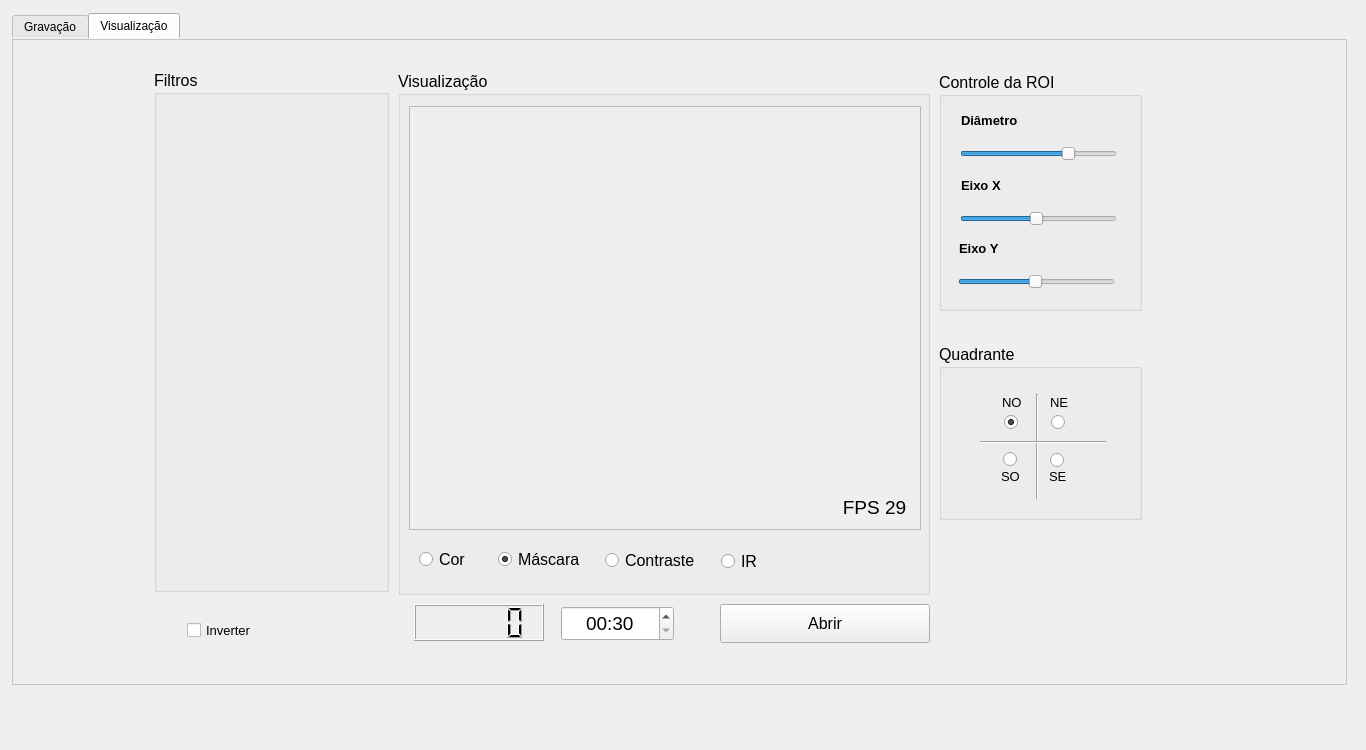
<?xml version="1.0" encoding="UTF-8"?>
<ui version="4.0">
 <class>MainWindow</class>
 <widget class="QMainWindow" name="MainWindow">
  <property name="windowModality">
   <enum>Qt::NonModal</enum>
  </property>
  <property name="geometry">
   <rect>
    <x>0</x>
    <y>0</y>
    <width>1366</width>
    <height>750</height>
   </rect>
  </property>
  <property name="maximumSize">
   <size>
    <width>16777215</width>
    <height>16777212</height>
   </size>
  </property>
  <property name="contextMenuPolicy">
   <enum>Qt::NoContextMenu</enum>
  </property>
  <property name="windowTitle">
   <string>Expt-o Morris</string>
  </property>
  <widget class="QWidget" name="centralWidget">
   <widget class="QTabWidget" name="tabViews">
    <property name="geometry">
     <rect>
      <x>12</x>
      <y>13</y>
      <width>1335</width>
      <height>672</height>
     </rect>
    </property>
    <property name="autoFillBackground">
     <bool>true</bool>
    </property>
    <property name="styleSheet">
     <string notr="true">QTabWidget::pane { /* The tab widget frame */
    border: 1px solid #C2C7CB;
}</string>
    </property>
    <property name="tabPosition">
     <enum>QTabWidget::North</enum>
    </property>
    <property name="currentIndex">
     <number>1</number>
    </property>
    <property name="movable">
     <bool>false</bool>
    </property>
    <widget class="QWidget" name="tab">
     <attribute name="title">
      <string>Gravação</string>
     </attribute>
     <widget class="QLabel" name="lblViewResultado">
      <property name="geometry">
       <rect>
        <x>293</x>
        <y>72</y>
        <width>512</width>
        <height>424</height>
       </rect>
      </property>
      <property name="minimumSize">
       <size>
        <width>0</width>
        <height>0</height>
       </size>
      </property>
      <property name="maximumSize">
       <size>
        <width>10000000</width>
        <height>10000000</height>
       </size>
      </property>
      <property name="baseSize">
       <size>
        <width>424</width>
        <height>424</height>
       </size>
      </property>
      <property name="mouseTracking">
       <bool>false</bool>
      </property>
      <property name="focusPolicy">
       <enum>Qt::TabFocus</enum>
      </property>
      <property name="contextMenuPolicy">
       <enum>Qt::CustomContextMenu</enum>
      </property>
      <property name="autoFillBackground">
       <bool>true</bool>
      </property>
      <property name="frameShape">
       <enum>QFrame::StyledPanel</enum>
      </property>
      <property name="text">
       <string/>
      </property>
      <property name="alignment">
       <set>Qt::AlignCenter</set>
      </property>
      <property name="indent">
       <number>0</number>
      </property>
     </widget>
     <widget class="QPushButton" name="btnGravar">
      <property name="geometry">
       <rect>
        <x>1050</x>
        <y>451</y>
        <width>216</width>
        <height>63</height>
       </rect>
      </property>
      <property name="minimumSize">
       <size>
        <width>3</width>
        <height>0</height>
       </size>
      </property>
      <property name="maximumSize">
       <size>
        <width>16777215</width>
        <height>16777215</height>
       </size>
      </property>
      <property name="font">
       <font>
        <pointsize>12</pointsize>
       </font>
      </property>
      <property name="text">
       <string>Gravar</string>
      </property>
     </widget>
     <widget class="QLabel" name="lblFPS">
      <property name="geometry">
       <rect>
        <x>712</x>
        <y>455</y>
        <width>89</width>
        <height>34</height>
       </rect>
      </property>
      <property name="font">
       <font>
        <pointsize>14</pointsize>
       </font>
      </property>
      <property name="text">
       <string>FPS 29</string>
      </property>
      <property name="alignment">
       <set>Qt::AlignCenter</set>
      </property>
     </widget>
     <widget class="QTimeEdit" name="cboTimerLimite">
      <property name="geometry">
       <rect>
        <x>1048</x>
        <y>325</y>
        <width>100</width>
        <height>45</height>
       </rect>
      </property>
      <property name="font">
       <font>
        <pointsize>14</pointsize>
       </font>
      </property>
      <property name="alignment">
       <set>Qt::AlignCenter</set>
      </property>
      <property name="displayFormat">
       <string>mm:ss</string>
      </property>
      <property name="time">
       <time>
        <hour>0</hour>
        <minute>0</minute>
        <second>30</second>
       </time>
      </property>
     </widget>
     <widget class="QGroupBox" name="grpFormato">
      <property name="geometry">
       <rect>
        <x>1048</x>
        <y>158</y>
        <width>215</width>
        <height>159</height>
       </rect>
      </property>
      <property name="font">
       <font>
        <pointsize>12</pointsize>
       </font>
      </property>
      <property name="title">
       <string>Formato</string>
      </property>
      <widget class="QRadioButton" name="rdb2Dinfra">
       <property name="geometry">
        <rect>
         <x>26</x>
         <y>74</y>
         <width>84</width>
         <height>27</height>
        </rect>
       </property>
       <property name="font">
        <font>
         <pointsize>12</pointsize>
        </font>
       </property>
       <property name="text">
        <string>2D (IR)</string>
       </property>
      </widget>
      <widget class="QRadioButton" name="rdb3Dcinza">
       <property name="geometry">
        <rect>
         <x>25</x>
         <y>111</y>
         <width>102</width>
         <height>27</height>
        </rect>
       </property>
       <property name="font">
        <font>
         <pointsize>12</pointsize>
        </font>
       </property>
       <property name="text">
        <string>3D (cinza)</string>
       </property>
      </widget>
      <widget class="QRadioButton" name="rdb2Dcinza">
       <property name="geometry">
        <rect>
         <x>26</x>
         <y>36</y>
         <width>105</width>
         <height>27</height>
        </rect>
       </property>
       <property name="font">
        <font>
         <pointsize>12</pointsize>
        </font>
       </property>
       <property name="text">
        <string>2D (cor)</string>
       </property>
       <property name="checked">
        <bool>true</bool>
       </property>
      </widget>
     </widget>
     <widget class="QTextEdit" name="txtId">
      <property name="geometry">
       <rect>
        <x>1058</x>
        <y>102</y>
        <width>194</width>
        <height>31</height>
       </rect>
      </property>
      <property name="font">
       <font>
        <pointsize>14</pointsize>
        <weight>50</weight>
        <bold>false</bold>
       </font>
      </property>
      <property name="frameShape">
       <enum>QFrame::NoFrame</enum>
      </property>
     </widget>
     <widget class="QLabel" name="lblFPSIR_2">
      <property name="geometry">
       <rect>
        <x>1049</x>
        <y>63</y>
        <width>107</width>
        <height>27</height>
       </rect>
      </property>
      <property name="font">
       <font>
        <pointsize>12</pointsize>
       </font>
      </property>
      <property name="text">
       <string>Identificação</string>
      </property>
     </widget>
     <widget class="QTextEdit" name="textEdit">
      <property name="enabled">
       <bool>true</bool>
      </property>
      <property name="geometry">
       <rect>
        <x>1048</x>
        <y>92</y>
        <width>215</width>
        <height>51</height>
       </rect>
      </property>
      <property name="readOnly">
       <bool>true</bool>
      </property>
     </widget>
     <widget class="QCheckBox" name="chkTrack">
      <property name="geometry">
       <rect>
        <x>1050</x>
        <y>420</y>
        <width>216</width>
        <height>19</height>
       </rect>
      </property>
      <property name="font">
       <font>
        <pointsize>12</pointsize>
       </font>
      </property>
      <property name="text">
       <string>Quantificar na gravação</string>
      </property>
     </widget>
     <widget class="QCheckBox" name="chkPararAuto">
      <property name="geometry">
       <rect>
        <x>1050</x>
        <y>388</y>
        <width>215</width>
        <height>20</height>
       </rect>
      </property>
      <property name="font">
       <font>
        <pointsize>12</pointsize>
       </font>
      </property>
      <property name="text">
       <string>Parar automaticamente</string>
      </property>
      <property name="checked">
       <bool>true</bool>
      </property>
     </widget>
     <widget class="QLCDNumber" name="lcdDisplay">
      <property name="geometry">
       <rect>
        <x>1165</x>
        <y>326</y>
        <width>94</width>
        <height>44</height>
       </rect>
      </property>
      <property name="frameShape">
       <enum>QFrame::Box</enum>
      </property>
      <property name="frameShadow">
       <enum>QFrame::Raised</enum>
      </property>
      <property name="segmentStyle">
       <enum>QLCDNumber::Filled</enum>
      </property>
     </widget>
     <widget class="QLabel" name="lblViewOriginal">
      <property name="geometry">
       <rect>
        <x>69</x>
        <y>96</y>
        <width>205</width>
        <height>170</height>
       </rect>
      </property>
      <property name="minimumSize">
       <size>
        <width>10</width>
        <height>10</height>
       </size>
      </property>
      <property name="maximumSize">
       <size>
        <width>1000000</width>
        <height>1000000</height>
       </size>
      </property>
      <property name="baseSize">
       <size>
        <width>424</width>
        <height>424</height>
       </size>
      </property>
      <property name="mouseTracking">
       <bool>false</bool>
      </property>
      <property name="focusPolicy">
       <enum>Qt::TabFocus</enum>
      </property>
      <property name="contextMenuPolicy">
       <enum>Qt::CustomContextMenu</enum>
      </property>
      <property name="autoFillBackground">
       <bool>true</bool>
      </property>
      <property name="frameShape">
       <enum>QFrame::StyledPanel</enum>
      </property>
      <property name="text">
       <string/>
      </property>
      <property name="alignment">
       <set>Qt::AlignCenter</set>
      </property>
      <property name="indent">
       <number>0</number>
      </property>
     </widget>
     <widget class="QLabel" name="lblViewContraste">
      <property name="geometry">
       <rect>
        <x>68</x>
        <y>310</y>
        <width>205</width>
        <height>170</height>
       </rect>
      </property>
      <property name="minimumSize">
       <size>
        <width>10</width>
        <height>10</height>
       </size>
      </property>
      <property name="maximumSize">
       <size>
        <width>1000000</width>
        <height>1000000</height>
       </size>
      </property>
      <property name="baseSize">
       <size>
        <width>424</width>
        <height>424</height>
       </size>
      </property>
      <property name="mouseTracking">
       <bool>false</bool>
      </property>
      <property name="focusPolicy">
       <enum>Qt::TabFocus</enum>
      </property>
      <property name="contextMenuPolicy">
       <enum>Qt::CustomContextMenu</enum>
      </property>
      <property name="autoFillBackground">
       <bool>true</bool>
      </property>
      <property name="frameShape">
       <enum>QFrame::StyledPanel</enum>
      </property>
      <property name="text">
       <string/>
      </property>
      <property name="alignment">
       <set>Qt::AlignCenter</set>
      </property>
      <property name="indent">
       <number>0</number>
      </property>
     </widget>
     <widget class="QLabel" name="lblFPSIR_3">
      <property name="geometry">
       <rect>
        <x>293</x>
        <y>42</y>
        <width>107</width>
        <height>27</height>
       </rect>
      </property>
      <property name="font">
       <font>
        <pointsize>12</pointsize>
       </font>
      </property>
      <property name="text">
       <string>Resultado final</string>
      </property>
     </widget>
     <widget class="QLabel" name="lblFPSIR_4">
      <property name="geometry">
       <rect>
        <x>70</x>
        <y>66</y>
        <width>107</width>
        <height>27</height>
       </rect>
      </property>
      <property name="font">
       <font>
        <pointsize>12</pointsize>
       </font>
      </property>
      <property name="text">
       <string>Original</string>
      </property>
     </widget>
     <widget class="QLabel" name="lblFPSIR_5">
      <property name="geometry">
       <rect>
        <x>70</x>
        <y>281</y>
        <width>107</width>
        <height>27</height>
       </rect>
      </property>
      <property name="font">
       <font>
        <pointsize>12</pointsize>
       </font>
      </property>
      <property name="text">
       <string>Contraste</string>
      </property>
     </widget>
     <widget class="QLabel" name="lblViewRastreamento">
      <property name="geometry">
       <rect>
        <x>825</x>
        <y>311</y>
        <width>205</width>
        <height>170</height>
       </rect>
      </property>
      <property name="minimumSize">
       <size>
        <width>10</width>
        <height>10</height>
       </size>
      </property>
      <property name="maximumSize">
       <size>
        <width>1000000</width>
        <height>1000000</height>
       </size>
      </property>
      <property name="baseSize">
       <size>
        <width>424</width>
        <height>424</height>
       </size>
      </property>
      <property name="mouseTracking">
       <bool>false</bool>
      </property>
      <property name="focusPolicy">
       <enum>Qt::TabFocus</enum>
      </property>
      <property name="contextMenuPolicy">
       <enum>Qt::CustomContextMenu</enum>
      </property>
      <property name="autoFillBackground">
       <bool>true</bool>
      </property>
      <property name="frameShape">
       <enum>QFrame::StyledPanel</enum>
      </property>
      <property name="text">
       <string/>
      </property>
      <property name="alignment">
       <set>Qt::AlignCenter</set>
      </property>
      <property name="indent">
       <number>0</number>
      </property>
     </widget>
     <widget class="QLabel" name="lblViewCinza">
      <property name="geometry">
       <rect>
        <x>824</x>
        <y>98</y>
        <width>205</width>
        <height>170</height>
       </rect>
      </property>
      <property name="minimumSize">
       <size>
        <width>10</width>
        <height>10</height>
       </size>
      </property>
      <property name="maximumSize">
       <size>
        <width>1000000</width>
        <height>1000000</height>
       </size>
      </property>
      <property name="baseSize">
       <size>
        <width>424</width>
        <height>424</height>
       </size>
      </property>
      <property name="mouseTracking">
       <bool>false</bool>
      </property>
      <property name="focusPolicy">
       <enum>Qt::TabFocus</enum>
      </property>
      <property name="contextMenuPolicy">
       <enum>Qt::CustomContextMenu</enum>
      </property>
      <property name="autoFillBackground">
       <bool>true</bool>
      </property>
      <property name="frameShape">
       <enum>QFrame::StyledPanel</enum>
      </property>
      <property name="text">
       <string/>
      </property>
      <property name="alignment">
       <set>Qt::AlignCenter</set>
      </property>
      <property name="indent">
       <number>0</number>
      </property>
     </widget>
     <widget class="QLabel" name="lblFPSIR_6">
      <property name="geometry">
       <rect>
        <x>825</x>
        <y>284</y>
        <width>107</width>
        <height>27</height>
       </rect>
      </property>
      <property name="font">
       <font>
        <pointsize>12</pointsize>
       </font>
      </property>
      <property name="text">
       <string>Rastreamento</string>
      </property>
     </widget>
     <widget class="QLabel" name="lblFPSIR_7">
      <property name="geometry">
       <rect>
        <x>825</x>
        <y>70</y>
        <width>107</width>
        <height>24</height>
       </rect>
      </property>
      <property name="font">
       <font>
        <pointsize>12</pointsize>
       </font>
      </property>
      <property name="text">
       <string>Tons de cinza</string>
      </property>
     </widget>
     <widget class="QGroupBox" name="groupBox">
      <property name="geometry">
       <rect>
        <x>292</x>
        <y>510</y>
        <width>628</width>
        <height>83</height>
       </rect>
      </property>
      <property name="font">
       <font>
        <pointsize>12</pointsize>
       </font>
      </property>
      <property name="title">
       <string>Controle da imagem</string>
      </property>
      <widget class="QSlider" name="sliderContraste">
       <property name="geometry">
        <rect>
         <x>12</x>
         <y>34</y>
         <width>187</width>
         <height>21</height>
        </rect>
       </property>
       <property name="minimum">
        <number>0</number>
       </property>
       <property name="maximum">
        <number>255</number>
       </property>
       <property name="value">
        <number>127</number>
       </property>
       <property name="orientation">
        <enum>Qt::Horizontal</enum>
       </property>
      </widget>
      <widget class="QSlider" name="sliderCirculo">
       <property name="geometry">
        <rect>
         <x>231</x>
         <y>35</y>
         <width>188</width>
         <height>22</height>
        </rect>
       </property>
       <property name="minimum">
        <number>100</number>
       </property>
       <property name="maximum">
        <number>212</number>
       </property>
       <property name="value">
        <number>156</number>
       </property>
       <property name="sliderPosition">
        <number>156</number>
       </property>
       <property name="orientation">
        <enum>Qt::Horizontal</enum>
       </property>
      </widget>
     </widget>
     <widget class="QCheckBox" name="chkInvertido">
      <property name="geometry">
       <rect>
        <x>90</x>
        <y>510</y>
        <width>183</width>
        <height>17</height>
       </rect>
      </property>
      <property name="font">
       <font>
        <pointsize>12</pointsize>
       </font>
      </property>
      <property name="text">
       <string>Contraste invertido</string>
      </property>
      <property name="checked">
       <bool>false</bool>
      </property>
     </widget>
     <zorder>textEdit</zorder>
     <zorder>lblViewResultado</zorder>
     <zorder>btnGravar</zorder>
     <zorder>lblFPS</zorder>
     <zorder>cboTimerLimite</zorder>
     <zorder>grpFormato</zorder>
     <zorder>txtId</zorder>
     <zorder>lblFPSIR_2</zorder>
     <zorder>chkTrack</zorder>
     <zorder>chkPararAuto</zorder>
     <zorder>lcdDisplay</zorder>
     <zorder>lblViewOriginal</zorder>
     <zorder>lblViewContraste</zorder>
     <zorder>lblFPSIR_3</zorder>
     <zorder>lblFPSIR_4</zorder>
     <zorder>lblFPSIR_5</zorder>
     <zorder>lblViewRastreamento</zorder>
     <zorder>lblViewCinza</zorder>
     <zorder>lblFPSIR_6</zorder>
     <zorder>lblFPSIR_7</zorder>
     <zorder>groupBox</zorder>
     <zorder>chkInvertido</zorder>
    </widget>
    <widget class="QWidget" name="tab_2">
     <attribute name="title">
      <string>Visualização</string>
     </attribute>
     <widget class="QPushButton" name="btnVisualizar">
      <property name="geometry">
       <rect>
        <x>707</x>
        <y>564</y>
        <width>210</width>
        <height>39</height>
       </rect>
      </property>
      <property name="font">
       <font>
        <pointsize>12</pointsize>
       </font>
      </property>
      <property name="text">
       <string>Abrir</string>
      </property>
     </widget>
     <widget class="QTimeEdit" name="cboTimerPlay">
      <property name="geometry">
       <rect>
        <x>548</x>
        <y>566</y>
        <width>113</width>
        <height>35</height>
       </rect>
      </property>
      <property name="font">
       <font>
        <pointsize>14</pointsize>
       </font>
      </property>
      <property name="alignment">
       <set>Qt::AlignCenter</set>
      </property>
      <property name="displayFormat">
       <string>mm:ss</string>
      </property>
      <property name="time">
       <time>
        <hour>0</hour>
        <minute>0</minute>
        <second>30</second>
       </time>
      </property>
     </widget>
     <widget class="QLCDNumber" name="lcdDisplayPlay">
      <property name="geometry">
       <rect>
        <x>401</x>
        <y>564</y>
        <width>130</width>
        <height>37</height>
       </rect>
      </property>
      <property name="frameShape">
       <enum>QFrame::Box</enum>
      </property>
      <property name="frameShadow">
       <enum>QFrame::Raised</enum>
      </property>
      <property name="segmentStyle">
       <enum>QLCDNumber::Filled</enum>
      </property>
     </widget>
     <widget class="QGroupBox" name="grpFiltros">
      <property name="geometry">
       <rect>
        <x>141</x>
        <y>30</y>
        <width>235</width>
        <height>522</height>
       </rect>
      </property>
      <property name="font">
       <font>
        <pointsize>12</pointsize>
       </font>
      </property>
      <property name="title">
       <string>Filtros</string>
      </property>
      <widget class="QWidget" name="verticalLayoutWidget">
       <property name="geometry">
        <rect>
         <x>13</x>
         <y>30</y>
         <width>200</width>
         <height>476</height>
        </rect>
       </property>
       <layout class="QVBoxLayout" name="layFiltros"/>
      </widget>
     </widget>
     <widget class="QGroupBox" name="groupBox_3">
      <property name="geometry">
       <rect>
        <x>926</x>
        <y>32</y>
        <width>203</width>
        <height>239</height>
       </rect>
      </property>
      <property name="font">
       <font>
        <pointsize>12</pointsize>
       </font>
      </property>
      <property name="autoFillBackground">
       <bool>false</bool>
      </property>
      <property name="title">
       <string>Controle da ROI</string>
      </property>
      <property name="flat">
       <bool>false</bool>
      </property>
      <widget class="QSlider" name="sliderCirculoPlay">
       <property name="geometry">
        <rect>
         <x>21</x>
         <y>71</y>
         <width>157</width>
         <height>22</height>
        </rect>
       </property>
       <property name="minimum">
        <number>100</number>
       </property>
       <property name="maximum">
        <number>212</number>
       </property>
       <property name="value">
        <number>180</number>
       </property>
       <property name="sliderPosition">
        <number>180</number>
       </property>
       <property name="orientation">
        <enum>Qt::Horizontal</enum>
       </property>
      </widget>
      <widget class="QLabel" name="lblFPSIR_9">
       <property name="geometry">
        <rect>
         <x>22</x>
         <y>35</y>
         <width>64</width>
         <height>27</height>
        </rect>
       </property>
       <property name="font">
        <font>
         <pointsize>10</pointsize>
         <weight>75</weight>
         <bold>true</bold>
        </font>
       </property>
       <property name="text">
        <string>Diâmetro</string>
       </property>
      </widget>
      <widget class="QSlider" name="sliderCirculoX">
       <property name="geometry">
        <rect>
         <x>21</x>
         <y>136</y>
         <width>157</width>
         <height>22</height>
        </rect>
       </property>
       <property name="minimum">
        <number>0</number>
       </property>
       <property name="maximum">
        <number>512</number>
       </property>
       <property name="singleStep">
        <number>10</number>
       </property>
       <property name="pageStep">
        <number>1</number>
       </property>
       <property name="value">
        <number>250</number>
       </property>
       <property name="sliderPosition">
        <number>250</number>
       </property>
       <property name="orientation">
        <enum>Qt::Horizontal</enum>
       </property>
      </widget>
      <widget class="QLabel" name="lblFPSIR_11">
       <property name="geometry">
        <rect>
         <x>22</x>
         <y>100</y>
         <width>64</width>
         <height>27</height>
        </rect>
       </property>
       <property name="font">
        <font>
         <pointsize>10</pointsize>
         <weight>75</weight>
         <bold>true</bold>
        </font>
       </property>
       <property name="text">
        <string>Eixo X</string>
       </property>
      </widget>
      <widget class="QSlider" name="sliderCirculoY">
       <property name="geometry">
        <rect>
         <x>19</x>
         <y>199</y>
         <width>157</width>
         <height>22</height>
        </rect>
       </property>
       <property name="minimum">
        <number>0</number>
       </property>
       <property name="maximum">
        <number>424</number>
       </property>
       <property name="singleStep">
        <number>10</number>
       </property>
       <property name="pageStep">
        <number>1</number>
       </property>
       <property name="value">
        <number>208</number>
       </property>
       <property name="sliderPosition">
        <number>208</number>
       </property>
       <property name="orientation">
        <enum>Qt::Horizontal</enum>
       </property>
      </widget>
      <widget class="QLabel" name="lblFPSIR_14">
       <property name="geometry">
        <rect>
         <x>20</x>
         <y>163</y>
         <width>64</width>
         <height>27</height>
        </rect>
       </property>
       <property name="font">
        <font>
         <pointsize>10</pointsize>
         <weight>75</weight>
         <bold>true</bold>
        </font>
       </property>
       <property name="text">
        <string>Eixo Y</string>
       </property>
      </widget>
     </widget>
     <widget class="QGroupBox" name="groupBox_4">
      <property name="geometry">
       <rect>
        <x>926</x>
        <y>304</y>
        <width>203</width>
        <height>176</height>
       </rect>
      </property>
      <property name="font">
       <font>
        <pointsize>12</pointsize>
       </font>
      </property>
      <property name="title">
       <string>Quadrante</string>
      </property>
      <widget class="QRadioButton" name="rdbNW">
       <property name="geometry">
        <rect>
         <x>65</x>
         <y>70</y>
         <width>18</width>
         <height>17</height>
        </rect>
       </property>
       <property name="text">
        <string/>
       </property>
       <property name="checked">
        <bool>true</bool>
       </property>
      </widget>
      <widget class="QRadioButton" name="rdbNE">
       <property name="geometry">
        <rect>
         <x>112</x>
         <y>70</y>
         <width>18</width>
         <height>17</height>
        </rect>
       </property>
       <property name="text">
        <string/>
       </property>
      </widget>
      <widget class="QRadioButton" name="rdbSW">
       <property name="geometry">
        <rect>
         <x>64</x>
         <y>107</y>
         <width>18</width>
         <height>17</height>
        </rect>
       </property>
       <property name="text">
        <string/>
       </property>
      </widget>
      <widget class="QRadioButton" name="rdbSE">
       <property name="geometry">
        <rect>
         <x>111</x>
         <y>108</y>
         <width>18</width>
         <height>17</height>
        </rect>
       </property>
       <property name="text">
        <string/>
       </property>
      </widget>
      <widget class="Line" name="line">
       <property name="geometry">
        <rect>
         <x>90</x>
         <y>50</y>
         <width>16</width>
         <height>105</height>
        </rect>
       </property>
       <property name="orientation">
        <enum>Qt::Vertical</enum>
       </property>
      </widget>
      <widget class="Line" name="line_2">
       <property name="geometry">
        <rect>
         <x>41</x>
         <y>90</y>
         <width>126</width>
         <height>16</height>
        </rect>
       </property>
       <property name="orientation">
        <enum>Qt::Horizontal</enum>
       </property>
      </widget>
      <widget class="QLabel" name="lblFPSIR_15">
       <property name="geometry">
        <rect>
         <x>63</x>
         <y>45</y>
         <width>23</width>
         <height>27</height>
        </rect>
       </property>
       <property name="font">
        <font>
         <pointsize>10</pointsize>
        </font>
       </property>
       <property name="text">
        <string>NO</string>
       </property>
      </widget>
      <widget class="QLabel" name="lblFPSIR_16">
       <property name="geometry">
        <rect>
         <x>111</x>
         <y>45</y>
         <width>23</width>
         <height>27</height>
        </rect>
       </property>
       <property name="font">
        <font>
         <pointsize>10</pointsize>
        </font>
       </property>
       <property name="text">
        <string>NE</string>
       </property>
      </widget>
      <widget class="QLabel" name="lblFPSIR_17">
       <property name="geometry">
        <rect>
         <x>62</x>
         <y>119</y>
         <width>23</width>
         <height>27</height>
        </rect>
       </property>
       <property name="font">
        <font>
         <pointsize>10</pointsize>
        </font>
       </property>
       <property name="text">
        <string>SO</string>
       </property>
      </widget>
      <widget class="QLabel" name="lblFPSIR_18">
       <property name="geometry">
        <rect>
         <x>110</x>
         <y>119</y>
         <width>23</width>
         <height>27</height>
        </rect>
       </property>
       <property name="font">
        <font>
         <pointsize>10</pointsize>
        </font>
       </property>
       <property name="text">
        <string>SE</string>
       </property>
      </widget>
     </widget>
     <widget class="QGroupBox" name="groupBox_2">
      <property name="geometry">
       <rect>
        <x>385</x>
        <y>31</y>
        <width>532</width>
        <height>524</height>
       </rect>
      </property>
      <property name="font">
       <font>
        <pointsize>12</pointsize>
       </font>
      </property>
      <property name="title">
       <string>Visualização</string>
      </property>
      <widget class="QLabel" name="lblFPSPlay">
       <property name="geometry">
        <rect>
         <x>432</x>
         <y>419</y>
         <width>89</width>
         <height>34</height>
        </rect>
       </property>
       <property name="font">
        <font>
         <pointsize>14</pointsize>
        </font>
       </property>
       <property name="text">
        <string>FPS 29</string>
       </property>
       <property name="alignment">
        <set>Qt::AlignCenter</set>
       </property>
      </widget>
      <widget class="QLabel" name="lblViewResultadoPlay">
       <property name="geometry">
        <rect>
         <x>11</x>
         <y>35</y>
         <width>512</width>
         <height>424</height>
        </rect>
       </property>
       <property name="minimumSize">
        <size>
         <width>512</width>
         <height>424</height>
        </size>
       </property>
       <property name="maximumSize">
        <size>
         <width>512</width>
         <height>424</height>
        </size>
       </property>
       <property name="baseSize">
        <size>
         <width>512</width>
         <height>424</height>
        </size>
       </property>
       <property name="mouseTracking">
        <bool>false</bool>
       </property>
       <property name="focusPolicy">
        <enum>Qt::TabFocus</enum>
       </property>
       <property name="contextMenuPolicy">
        <enum>Qt::CustomContextMenu</enum>
       </property>
       <property name="autoFillBackground">
        <bool>true</bool>
       </property>
       <property name="frameShape">
        <enum>QFrame::StyledPanel</enum>
       </property>
       <property name="text">
        <string/>
       </property>
       <property name="alignment">
        <set>Qt::AlignCenter</set>
       </property>
       <property name="indent">
        <number>0</number>
       </property>
      </widget>
      <widget class="QRadioButton" name="rdbRGB">
       <property name="geometry">
        <rect>
         <x>21</x>
         <y>480</y>
         <width>85</width>
         <height>17</height>
        </rect>
       </property>
       <property name="font">
        <font>
         <pointsize>12</pointsize>
        </font>
       </property>
       <property name="text">
        <string>Cor</string>
       </property>
       <property name="checked">
        <bool>false</bool>
       </property>
      </widget>
      <widget class="QRadioButton" name="rdbInfravermelho">
       <property name="geometry">
        <rect>
         <x>323</x>
         <y>482</y>
         <width>62</width>
         <height>17</height>
        </rect>
       </property>
       <property name="font">
        <font>
         <pointsize>12</pointsize>
        </font>
       </property>
       <property name="text">
        <string>IR</string>
       </property>
       <property name="checked">
        <bool>false</bool>
       </property>
      </widget>
      <widget class="QRadioButton" name="rdbConstraste">
       <property name="geometry">
        <rect>
         <x>207</x>
         <y>481</y>
         <width>91</width>
         <height>17</height>
        </rect>
       </property>
       <property name="font">
        <font>
         <pointsize>12</pointsize>
        </font>
       </property>
       <property name="text">
        <string>Contraste</string>
       </property>
       <property name="checked">
        <bool>false</bool>
       </property>
      </widget>
      <widget class="QRadioButton" name="rdbHSV">
       <property name="geometry">
        <rect>
         <x>100</x>
         <y>480</y>
         <width>85</width>
         <height>17</height>
        </rect>
       </property>
       <property name="font">
        <font>
         <pointsize>12</pointsize>
        </font>
       </property>
       <property name="text">
        <string>Máscara</string>
       </property>
       <property name="checked">
        <bool>true</bool>
       </property>
      </widget>
      <zorder>lblViewResultadoPlay</zorder>
      <zorder>lblFPSPlay</zorder>
      <zorder>rdbRGB</zorder>
      <zorder>rdbInfravermelho</zorder>
      <zorder>rdbConstraste</zorder>
      <zorder>rdbHSV</zorder>
     </widget>
     <widget class="QCheckBox" name="chkInverter">
      <property name="geometry">
       <rect>
        <x>174</x>
        <y>582</y>
        <width>76</width>
        <height>17</height>
       </rect>
      </property>
      <property name="font">
       <font>
        <pointsize>10</pointsize>
       </font>
      </property>
      <property name="text">
       <string>Inverter</string>
      </property>
      <property name="checked">
       <bool>false</bool>
      </property>
     </widget>
     <zorder>groupBox_2</zorder>
     <zorder>grpFiltros</zorder>
     <zorder>btnVisualizar</zorder>
     <zorder>cboTimerPlay</zorder>
     <zorder>lcdDisplayPlay</zorder>
     <zorder>groupBox_3</zorder>
     <zorder>groupBox_4</zorder>
     <zorder>chkInverter</zorder>
    </widget>
   </widget>
  </widget>
 </widget>
 <layoutdefault spacing="6" margin="11"/>
 <resources/>
 <connections/>
</ui>
